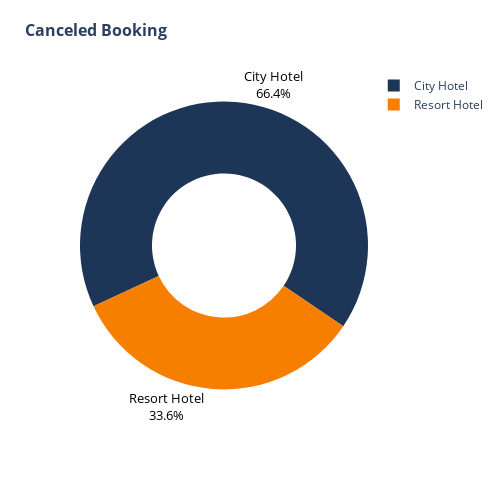

Source (notebook cell):
### Code cell
hotel_type_plot = py.pie(hotel_type, values=hotel_type['count'], color=hotel_type['hotel'], names=hotel_type['hotel'], color_discrete_sequence=["#1d3557","#f77f00"], hole=0.5)
hotel_type_plot.update_traces(textposition="outside", textfont=dict(color="black",size=13), textinfo="label+percent",rotation = -115)
hotel_type_plot.update_layout(width=500, height=500)
hotel_type_plot.update_layout(title="<b>Canceled Booking</b>", title_font=dict(size=16))
hotel_type_plot

### Figure 1 — Plotly figure (JSON) as saved in the notebook; plotly's stock layout.template omitted (floating-point values rounded to 4 significant figures)
{"data": [{"customdata": [["City Hotel"], ["Resort Hotel"]], "domain": {"x": [0, 1], "y": [0, 1]}, "hole": 0.5, "hovertemplate": "hotel=%{customdata[0]}<br>count=%{value}<extra></extra>", "labels": ["City Hotel", "Resort Hotel"], "legendgroup": "", "marker": {"colors": ["#1d3557", "#f77f00"]}, "name": "", "rotation": -115, "showlegend": true, "textfont": {"color": "black", "size": 13}, "textinfo": "label+percent", "textposition": "outside", "type": "pie", "values": [79163, 40046]}], "layout": {"height": 500, "legend": {"tracegroupgap": 0}, "margin": {"t": 60}, "piecolorway": ["#1d3557", "#f77f00"], "title": {"font": {"size": 16}, "text": "<b>Canceled Booking</b>"}, "width": 500}}
